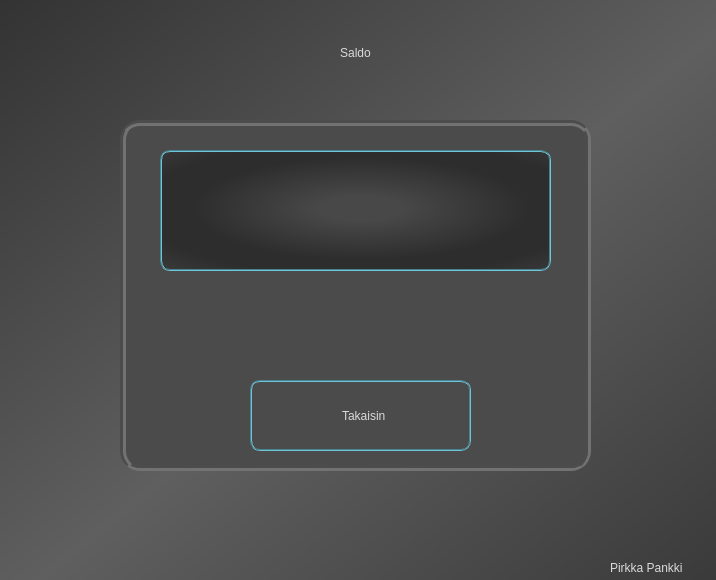
<?xml version="1.0" encoding="UTF-8"?>
<ui version="4.0">
 <class>saldowindow</class>
 <widget class="QDialog" name="saldowindow">
  <property name="geometry">
   <rect>
    <x>0</x>
    <y>0</y>
    <width>716</width>
    <height>580</height>
   </rect>
  </property>
  <property name="windowTitle">
   <string>Dialog</string>
  </property>
  <property name="styleSheet">
   <string notr="true">QDialog {
	background-color: qlineargradient(spread:pad, x1:0, y1:0, x2:1, y2:1, stop:0 rgba(51, 51, 51, 255), stop:0.525822 rgba(95, 95, 95, 255), stop:1 rgba(58, 58, 58, 255));

}

QFrame {
	background-color: rgb(75, 75, 75);
	border: 6px groove #4c4c4c;
	border-radius: 20px;
}

QLabel {
	background: transparent;
	border: none;
	font: 290 16pt &quot;Microsoft YaHei Light&quot;;
	color: #dadada;
}

QLabel#label {
qproperty-geometry:rect(80 40 551 26);
}

QLabel#saldonmaaraLabel {

	font: 290 26pt &quot;Microsoft YaHei Light&quot;;
	color: #dadada;
	border: 2px groove #4a8390;
	border-radius: 10px;
	text-align: justify;
	background-color: qradialgradient(spread:reflect, cx:0.514, cy:0.483, radius:0.5, fx:0.513, fy:0.483318, stop:0.206573 rgba(72, 72, 72, 255), stop:0.86385 rgba(45, 45, 45, 255));

}

QPushButton {
	font: 290 16pt &quot;Microsoft YaHei Light&quot;;	
	color: #dadada;
	background-color: qlineargradient(spread:pad, x1:0, y1:0.431818, x2:1, y2:0.409364, stop:0.217877 			rgba(43, 	43, 43, 255), stop:0.50838 rgba(64, 64, 64, 255), stop:0.938547 rgba(37, 37, 37, 255));
	border: 2px groove #4a8390;
	border-radius: 10px;
	padding: 6px;
	text-align: justify;
}

QPushButton:hover {
	background-color: qlineargradient(spread:reflect, x1:0, y1:0, x2:0.488, y2:0, stop:0 rgba(37, 37, 37, 255), 	stop:1 rgba(104, 104, 104, 255));
}

QPushButton:pressed {
	background-color: qlineargradient(spread:reflect, x1:0, y1:0, x2:0.488, y2:0, stop:0 rgba(22, 22, 22, 255), stop:1 rgba(64, 64, 64, 255));
}

QPushButton#cancel:hover {
color: rgb(247, 95, 97);
}

QPushButton#euroB {
	border: none;
	background: transparent;

}

QLabel#pirkkal {	
	color: #dadada;
	font: 350 10pt &quot;Leelawadee UI Semilight&quot;;
	qproperty-geometry:rect(610 550 101 35);
}</string>
  </property>
  <widget class="QLabel" name="pirkkal">
   <property name="geometry">
    <rect>
     <x>610</x>
     <y>550</y>
     <width>101</width>
     <height>35</height>
    </rect>
   </property>
   <property name="text">
    <string>Pirkka Pankki</string>
   </property>
  </widget>
  <widget class="QLabel" name="label">
   <property name="geometry">
    <rect>
     <x>80</x>
     <y>40</y>
     <width>551</width>
     <height>26</height>
    </rect>
   </property>
   <property name="text">
    <string>Saldo</string>
   </property>
   <property name="alignment">
    <set>Qt::AlignCenter</set>
   </property>
  </widget>
  <widget class="QFrame" name="frame">
   <property name="geometry">
    <rect>
     <x>120</x>
     <y>120</y>
     <width>471</width>
     <height>351</height>
    </rect>
   </property>
   <property name="frameShape">
    <enum>QFrame::StyledPanel</enum>
   </property>
   <property name="frameShadow">
    <enum>QFrame::Raised</enum>
   </property>
   <widget class="QLabel" name="saldonmaaraLabel">
    <property name="geometry">
     <rect>
      <x>40</x>
      <y>30</y>
      <width>391</width>
      <height>121</height>
     </rect>
    </property>
    <property name="text">
     <string/>
    </property>
    <property name="alignment">
     <set>Qt::AlignCenter</set>
    </property>
   </widget>
   <widget class="QPushButton" name="cancel">
    <property name="geometry">
     <rect>
      <x>130</x>
      <y>260</y>
      <width>221</width>
      <height>71</height>
     </rect>
    </property>
    <property name="text">
     <string>  Takaisin</string>
    </property>
    <property name="icon">
     <iconset resource="gifsANDicons.qrc">
      <normaloff>:/icons/icons/left.png</normaloff>:/icons/icons/left.png</iconset>
    </property>
    <property name="iconSize">
     <size>
      <width>40</width>
      <height>40</height>
     </size>
    </property>
   </widget>
   <widget class="QPushButton" name="euroB">
    <property name="geometry">
     <rect>
      <x>330</x>
      <y>50</y>
      <width>83</width>
      <height>81</height>
     </rect>
    </property>
    <property name="text">
     <string/>
    </property>
    <property name="icon">
     <iconset resource="gifsANDicons.qrc">
      <normaloff>:/icons/icons/euro.png</normaloff>:/icons/icons/euro.png</iconset>
    </property>
    <property name="iconSize">
     <size>
      <width>60</width>
      <height>60</height>
     </size>
    </property>
   </widget>
  </widget>
  <zorder>frame</zorder>
  <zorder>pirkkal</zorder>
  <zorder>label</zorder>
 </widget>
 <resources>
  <include location="gifsANDicons.qrc"/>
 </resources>
 <connections/>
</ui>
